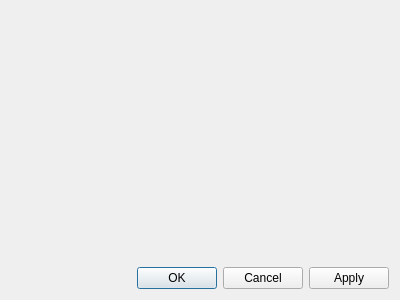
<?xml version="1.0" encoding="UTF-8"?>
<ui version="4.0">
 <class>SettingsWidget</class>
 <widget class="QDialog" name="SettingsWidget">
  <property name="geometry">
   <rect>
    <x>0</x>
    <y>0</y>
    <width>400</width>
    <height>300</height>
   </rect>
  </property>
  <property name="windowTitle">
   <string>Dialog</string>
  </property>
  <layout class="QVBoxLayout" name="verticalLayout">
   <item>
    <layout class="QVBoxLayout" name="widgetLayout"/>
   </item>
   <item>
    <spacer name="verticalSpacer">
     <property name="orientation">
      <enum>Qt::Vertical</enum>
     </property>
     <property name="sizeHint" stdset="0">
      <size>
       <width>20</width>
       <height>40</height>
      </size>
     </property>
    </spacer>
   </item>
   <item>
    <widget class="QDialogButtonBox" name="buttonBox">
     <property name="orientation">
      <enum>Qt::Horizontal</enum>
     </property>
     <property name="standardButtons">
      <set>QDialogButtonBox::Apply|QDialogButtonBox::Cancel|QDialogButtonBox::Ok</set>
     </property>
    </widget>
   </item>
  </layout>
 </widget>
 <resources/>
 <connections>
  <connection>
   <sender>buttonBox</sender>
   <signal>accepted()</signal>
   <receiver>SettingsWidget</receiver>
   <slot>accept()</slot>
   <hints>
    <hint type="sourcelabel">
     <x>248</x>
     <y>254</y>
    </hint>
    <hint type="destinationlabel">
     <x>157</x>
     <y>274</y>
    </hint>
   </hints>
  </connection>
  <connection>
   <sender>buttonBox</sender>
   <signal>rejected()</signal>
   <receiver>SettingsWidget</receiver>
   <slot>reject()</slot>
   <hints>
    <hint type="sourcelabel">
     <x>316</x>
     <y>260</y>
    </hint>
    <hint type="destinationlabel">
     <x>286</x>
     <y>274</y>
    </hint>
   </hints>
  </connection>
 </connections>
</ui>
